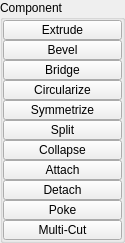
       <widget class="QGroupBox" name="component">
        <property name="minimumSize">
         <size>
          <width>125</width>
          <height>0</height>
         </size>
        </property>
        <property name="maximumSize">
         <size>
          <width>125</width>
          <height>999</height>
         </size>
        </property>
        <property name="title">
         <string>Component</string>
        </property>
        <layout class="QVBoxLayout" name="verticalLayout_4">
         <property name="spacing">
          <number>0</number>
         </property>
         <property name="leftMargin">
          <number>0</number>
         </property>
         <property name="topMargin">
          <number>0</number>
         </property>
         <property name="rightMargin">
          <number>0</number>
         </property>
         <property name="bottomMargin">
          <number>0</number>
         </property>
         <item>
          <widget class="PushButton" name="tb003">
           <property name="enabled">
            <bool>true</bool>
           </property>
           <property name="minimumSize">
            <size>
             <width>0</width>
             <height>20</height>
            </size>
           </property>
           <property name="maximumSize">
            <size>
             <width>999</width>
             <height>20</height>
            </size>
           </property>
           <property name="toolTip">
            <string>Extrude the selected component</string>
           </property>
           <property name="text">
            <string>Extrude</string>
           </property>
           <property name="iconSize">
            <size>
             <width>18</width>
             <height>18</height>
            </size>
           </property>
          </widget>
         </item>
         <item>
          <widget class="PushButton" name="tb004">
           <property name="enabled">
            <bool>true</bool>
           </property>
           <property name="minimumSize">
            <size>
             <width>0</width>
             <height>20</height>
            </size>
           </property>
           <property name="maximumSize">
            <size>
             <width>999</width>
             <height>20</height>
            </size>
           </property>
           <property name="toolTip">
            <string>Bevel modifier</string>
           </property>
           <property name="text">
            <string>Bevel</string>
           </property>
           <property name="iconSize">
            <size>
             <width>18</width>
             <height>18</height>
            </size>
           </property>
          </widget>
         </item>
         <item>
          <widget class="PushButton" name="tb001">
           <property name="enabled">
            <bool>true</bool>
           </property>
           <property name="minimumSize">
            <size>
             <width>0</width>
             <height>20</height>
            </size>
           </property>
           <property name="maximumSize">
            <size>
             <width>999</width>
             <height>20</height>
            </size>
           </property>
           <property name="toolTip">
            <string>Create a bridge between two sets of edges or faces</string>
           </property>
           <property name="text">
            <string>Bridge</string>
           </property>
           <property name="iconSize">
            <size>
             <width>18</width>
             <height>18</height>
            </size>
           </property>
          </widget>
         </item>
         <item>
          <widget class="QPushButton" name="b000">
           <property name="enabled">
            <bool>true</bool>
           </property>
           <property name="minimumSize">
            <size>
             <width>0</width>
             <height>20</height>
            </size>
           </property>
           <property name="maximumSize">
            <size>
             <width>999</width>
             <height>20</height>
            </size>
           </property>
           <property name="toolTip">
            <string>Organize vertices of selected components into a perfect geometric shape.</string>
           </property>
           <property name="text">
            <string>Circularize</string>
           </property>
           <property name="iconSize">
            <size>
             <width>18</width>
             <height>18</height>
            </size>
           </property>
           <property name="balette" stdset="0">
            <palette>
             <active>
              <colorrole role="Highlight">
               <brush brushstyle="SolidPattern">
                <color alpha="255">
                 <red>168</red>
                 <green>152</green>
                 <blue>250</blue>
                </color>
               </brush>
              </colorrole>
             </active>
             <inactive>
              <colorrole role="Highlight">
               <brush brushstyle="SolidPattern">
                <color alpha="255">
                 <red>168</red>
                 <green>152</green>
                 <blue>250</blue>
                </color>
               </brush>
              </colorrole>
             </inactive>
             <disabled>
              <colorrole role="Highlight">
               <brush brushstyle="SolidPattern">
                <color alpha="255">
                 <red>0</red>
                 <green>120</green>
                 <blue>215</blue>
                </color>
               </brush>
              </colorrole>
             </disabled>
            </palette>
           </property>
          </widget>
         </item>
         <item>
          <widget class="QPushButton" name="b003">
           <property name="enabled">
            <bool>true</bool>
           </property>
           <property name="minimumSize">
            <size>
             <width>0</width>
             <height>20</height>
            </size>
           </property>
           <property name="maximumSize">
            <size>
             <width>999</width>
             <height>20</height>
            </size>
           </property>
           <property name="toolTip">
            <string>&lt;html&gt;&lt;head/&gt;&lt;body&gt;&lt;p&gt;Mirror selected mesh components across the topological symmetry axis.&lt;/p&gt;&lt;p&gt;&lt;br/&gt;&lt;/p&gt;&lt;p&gt;First select any components to mirror, then when prompted, select an edge to define an axis.&lt;/p&gt;&lt;/body&gt;&lt;/html&gt;</string>
           </property>
           <property name="text">
            <string>Symmetrize</string>
           </property>
           <property name="iconSize">
            <size>
             <width>18</width>
             <height>18</height>
            </size>
           </property>
           <property name="balette" stdset="0">
            <palette>
             <active>
              <colorrole role="Highlight">
               <brush brushstyle="SolidPattern">
                <color alpha="255">
                 <red>168</red>
                 <green>152</green>
                 <blue>250</blue>
                </color>
               </brush>
              </colorrole>
             </active>
             <inactive>
              <colorrole role="Highlight">
               <brush brushstyle="SolidPattern">
                <color alpha="255">
                 <red>168</red>
                 <green>152</green>
                 <blue>250</blue>
                </color>
               </brush>
              </colorrole>
             </inactive>
             <disabled>
              <colorrole role="Highlight">
               <brush brushstyle="SolidPattern">
                <color alpha="255">
                 <red>0</red>
                 <green>120</green>
                 <blue>215</blue>
                </color>
               </brush>
              </colorrole>
             </disabled>
            </palette>
           </property>
          </widget>
         </item>
         <item>
          <widget class="QPushButton" name="b046">
           <property name="enabled">
            <bool>true</bool>
           </property>
           <property name="minimumSize">
            <size>
             <width>0</width>
             <height>20</height>
            </size>
           </property>
           <property name="maximumSize">
            <size>
             <width>999</width>
             <height>20</height>
            </size>
           </property>
           <property name="toolTip">
            <string>Split selected components resulting in a edge ring around them</string>
           </property>
           <property name="text">
            <string>Split</string>
           </property>
           <property name="iconSize">
            <size>
             <width>18</width>
             <height>18</height>
            </size>
           </property>
           <property name="autoDefault">
            <bool>false</bool>
           </property>
           <property name="default">
            <bool>false</bool>
           </property>
           <property name="flat">
            <bool>false</bool>
           </property>
          </widget>
         </item>
         <item>
          <widget class="QPushButton" name="b009">
           <property name="enabled">
            <bool>true</bool>
           </property>
           <property name="minimumSize">
            <size>
             <width>0</width>
             <height>20</height>
            </size>
           </property>
           <property name="maximumSize">
            <size>
             <width>999</width>
             <height>20</height>
            </size>
           </property>
           <property name="toolTip">
            <string>Collapse the selected edges or faces</string>
           </property>
           <property name="text">
            <string>Collapse</string>
           </property>
           <property name="iconSize">
            <size>
             <width>18</width>
             <height>18</height>
            </size>
           </property>
           <property name="autoDefault">
            <bool>false</bool>
           </property>
           <property name="default">
            <bool>false</bool>
           </property>
           <property name="flat">
            <bool>false</bool>
           </property>
          </widget>
         </item>
         <item>
          <widget class="QPushButton" name="b022">
           <property name="enabled">
            <bool>true</bool>
           </property>
           <property name="minimumSize">
            <size>
             <width>0</width>
             <height>20</height>
            </size>
           </property>
           <property name="maximumSize">
            <size>
             <width>999</width>
             <height>20</height>
            </size>
           </property>
           <property name="toolTip">
            <string>Connect vertices edges and polygons</string>
           </property>
           <property name="text">
            <string>Attach</string>
           </property>
           <property name="iconSize">
            <size>
             <width>18</width>
             <height>18</height>
            </size>
           </property>
          </widget>
         </item>
         <item>
          <widget class="PushButton" name="tb005">
           <property name="enabled">
            <bool>true</bool>
           </property>
           <property name="minimumSize">
            <size>
             <width>0</width>
             <height>20</height>
            </size>
           </property>
           <property name="maximumSize">
            <size>
             <width>999</width>
             <height>20</height>
            </size>
           </property>
           <property name="toolTip">
            <string>Detach selected components</string>
           </property>
           <property name="text">
            <string>Detach</string>
           </property>
           <property name="iconSize">
            <size>
             <width>18</width>
             <height>18</height>
            </size>
           </property>
          </widget>
         </item>
         <item>
          <widget class="QPushButton" name="b032">
           <property name="enabled">
            <bool>true</bool>
           </property>
           <property name="minimumSize">
            <size>
             <width>0</width>
             <height>20</height>
            </size>
           </property>
           <property name="maximumSize">
            <size>
             <width>999</width>
             <height>20</height>
            </size>
           </property>
           <property name="toolTip">
            <string>Poke the selected faces by creating a new vertex at the center of each face.</string>
           </property>
           <property name="text">
            <string>Poke</string>
           </property>
           <property name="iconSize">
            <size>
             <width>18</width>
             <height>18</height>
            </size>
           </property>
           <property name="balette" stdset="0">
            <palette>
             <active>
              <colorrole role="Highlight">
               <brush brushstyle="SolidPattern">
                <color alpha="255">
                 <red>168</red>
                 <green>152</green>
                 <blue>250</blue>
                </color>
               </brush>
              </colorrole>
             </active>
             <inactive>
              <colorrole role="Highlight">
               <brush brushstyle="SolidPattern">
                <color alpha="255">
                 <red>168</red>
                 <green>152</green>
                 <blue>250</blue>
                </color>
               </brush>
              </colorrole>
             </inactive>
             <disabled>
              <colorrole role="Highlight">
               <brush brushstyle="SolidPattern">
                <color alpha="255">
                 <red>0</red>
                 <green>120</green>
                 <blue>215</blue>
                </color>
               </brush>
              </colorrole>
             </disabled>
            </palette>
           </property>
          </widget>
         </item>
         <item>
          <widget class="QPushButton" name="b012">
           <property name="enabled">
            <bool>true</bool>
           </property>
           <property name="minimumSize">
            <size>
             <width>0</width>
             <height>20</height>
            </size>
           </property>
           <property name="maximumSize">
            <size>
             <width>999</width>
             <height>20</height>
            </size>
           </property>
           <property name="toolTip">
            <string>Divide faces by splitting cutting and inserting edge loops</string>
           </property>
           <property name="text">
            <string>Multi-Cut</string>
           </property>
           <property name="iconSize">
            <size>
             <width>18</width>
             <height>18</height>
            </size>
           </property>
           <property name="balette" stdset="0">
            <palette>
             <active>
              <colorrole role="Highlight">
               <brush brushstyle="SolidPattern">
                <color alpha="255">
                 <red>168</red>
                 <green>152</green>
                 <blue>250</blue>
                </color>
               </brush>
              </colorrole>
             </active>
             <inactive>
              <colorrole role="Highlight">
               <brush brushstyle="SolidPattern">
                <color alpha="255">
                 <red>168</red>
                 <green>152</green>
                 <blue>250</blue>
                </color>
               </brush>
              </colorrole>
             </inactive>
             <disabled>
              <colorrole role="Highlight">
               <brush brushstyle="SolidPattern">
                <color alpha="255">
                 <red>0</red>
                 <green>120</green>
                 <blue>215</blue>
                </color>
               </brush>
              </colorrole>
             </disabled>
            </palette>
           </property>
          </widget>
         </item>
        </layout>
       </widget>
